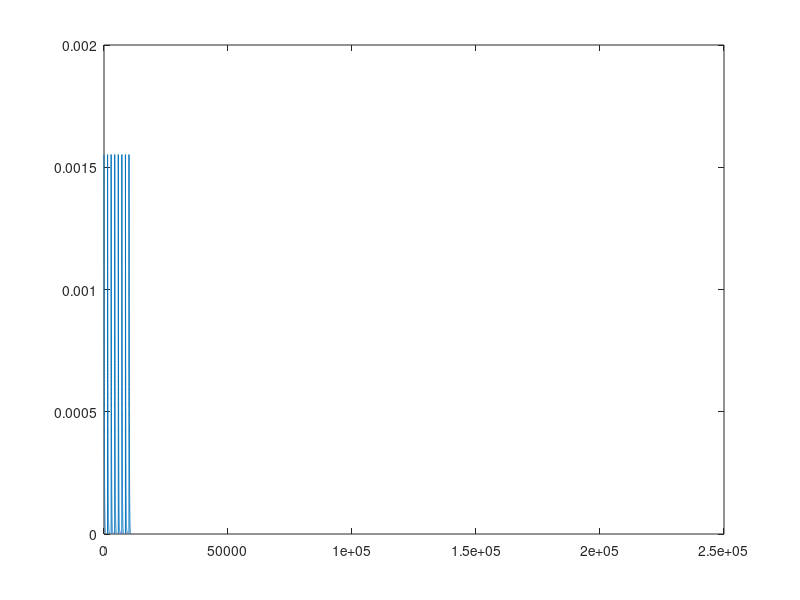

This chart was generated by the following MATLAB code: (Note: this script raises an error after producing the figure.)
function [PC LC T] = epcmetamodel6_recovery(constB,constA,constM,k_LP0)
%EPCMETAMODEL6_RECOVERY   Rate constant dynamics for kinetic models (Model4B).
%   EPCMETAMODEL6_RECOVERY models temporal changes of low rate
%   cell-to-place cell rate constant (place cell-to-low rate cell rate
%   constant is kept fixed.) It calls EPCKINETICMODEL6 for each day and
%   hour (two nested cycles). EPCKINETICMODEL6 simulates one hour with
%   given rate constants.
%
%   EPCMETAMODEL6_RECOVERY simulates rate constant changes as follows. Each
%   day begins with an abrupt increase, followed by an exponential decay.
%   The dynamics is of the form exp(-bt-a). 'b' is the time constant of the
%   decay and 'a' controls the extent of the increase (similar to
%   EPCMETAMODEL). On the other hand, an abrupt decreaswe of place cell
%   percentage is implemented concurrently with the abrupt rate constant
%   change (subtraction of constant 'M'). It also includes addition
%   'recovery' days, without seizures.
%
%   [PC LC T] = EPCMETAMODEL6_RECOVERY(B,A,M) runs the model with the
%   constants given as  input arguments. It returns the dynamics of place
%   cells (PC) and low rate cells (LC) with their corresponding time vector
%   (T).
%
%   [PC LC T] = EPCMETAMODEL6_RECOVERY(B,A,M,K_LP0) takes the initial LC to
%   PC rate constant as fourth input argument.
%
%   Initial rate constants and concentrations represent a steady state
%   system, where place cells constitute 70.75% of all cells. Initial LC to
%   PC rate constant determines PC to LC rate constant based on the initial
%   steady state (kept constant afterwards). It also determines the value
%   the LC to PC rate constant converges to after every abrupt increase
%   (since convergence is to steady state).
%
%   See also EPCMETAMODEL6, EPCKINETICMODEL2, EPCFIT6 and EPCERROR6.

% Input argument check
error(nargchk(0,4,nargin))
if nargin < 4
    k_LP0 = 2.481000865639516e-7;
end
if nargin < 3
    constM = 16.408585498100408;
end
if nargin < 2
    constA = 6.459392719812557;
end
if nargin < 1
    constB = 0.008995769721430;
end

% Equilibrium rate constants
k_PL0 = (100 - 70.75) / 70.75 * k_LP0;   % 70.75% PC based on real data; steady state

% Generate rate constant dynamics
x = 1:24*60;
ex = exp(-constB*x-constA);
k_LP = k_LP0 + ex;
for dys = 2:8
    k_LP = [k_LP ex+k_LP(end)];
end
for dys = 9:150  % recovery
    k_LP = [k_LP k_LP0*ones(size(x))];
end
k_LP = [k_LP k_LP(end) k_LP(end)];   % we need two more elements for the loop
figure;
plot(k_LP)

% First run
pc = 70.75;
[PC LC T] = epckineticmodel2(pc,k_PL0*ones(1,61),k_LP0*ones(1,61),0);

% Loop days and hours (resolution will be minutes)
for dys = 1:8
    for hrs = 1:24
        if isequal(hrs,1)
            pc = PC(end) - constM;   % abrupt decrease
            pc = max(pc,0);
        else
            pc = PC(end);   % start from last concentration
        end
        t0 = (dys - 1) * 24 * 60 + (hrs - 1) * 60 + 1;
        t1 = t0 + 61;
        [PCt LCt Tt] = epckineticmodel2(pc,k_PL0*ones(1,61),k_LP(t0:t1),0);
        PC = [PC PCt];   %#ok<AGROW>
        LC = [LC LCt];   %#ok<AGROW>
        T = [T Tt+(dys-1)*24*60+hrs*60];   %#ok<AGROW>
    end
end

% Recovery
for dys = 9:150
    for hrs = 1:24
        pc = PC(end);   % start from last concentration
        t0 = (dys - 1) * 24 * 60 + (hrs - 1) * 60 + 1;
        t1 = t0 + 61;
        [PCt LCt Tt] = epckineticmodel2(pc,k_PL0*ones(1,61),k_LP(t0:t1),0);
        PC = [PC PCt];   %#ok<AGROW>
        LC = [LC LCt];   %#ok<AGROW>
        T = [T Tt+(dys-1)*24*60+hrs*60];   %#ok<AGROW>
    end
end

% Get the series of check points
cps = 60 + [0 30 3*60 3*24*60 3*24*60+30 3*24*60+3*60 7*24*60 7*24*60+30 7*24*60+3*60];
pcs = arrayfun(@(s)PC(find(T<s,1,'last')),cps);
lcs = arrayfun(@(s)LC(find(T<s,1,'last')),cps);

% Real data
realPC = [70.75 53.85 59.80 51.79 39.81 41.67 27.66 13.48 30.12];

% Least square error
R = sum((pcs-realPC).^2);
disp(R)

% Plot
close all
figure
hold on
P1 = plot(T,LC,'b');
P2 = plot(T,PC,'r');
plot(cps,realPC,'ko')
legend([P2 P1],{'place cell' 'low rate cell'})
% keyboard

% Supress output
if nargout == 0
    clear
end